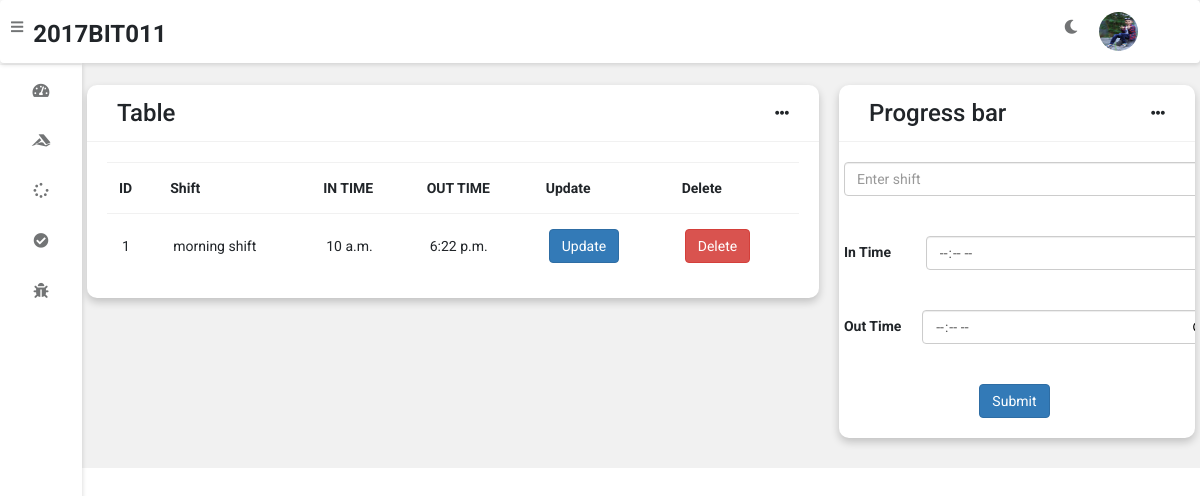
The app's page /mainapp/schedule (signed in), older data.
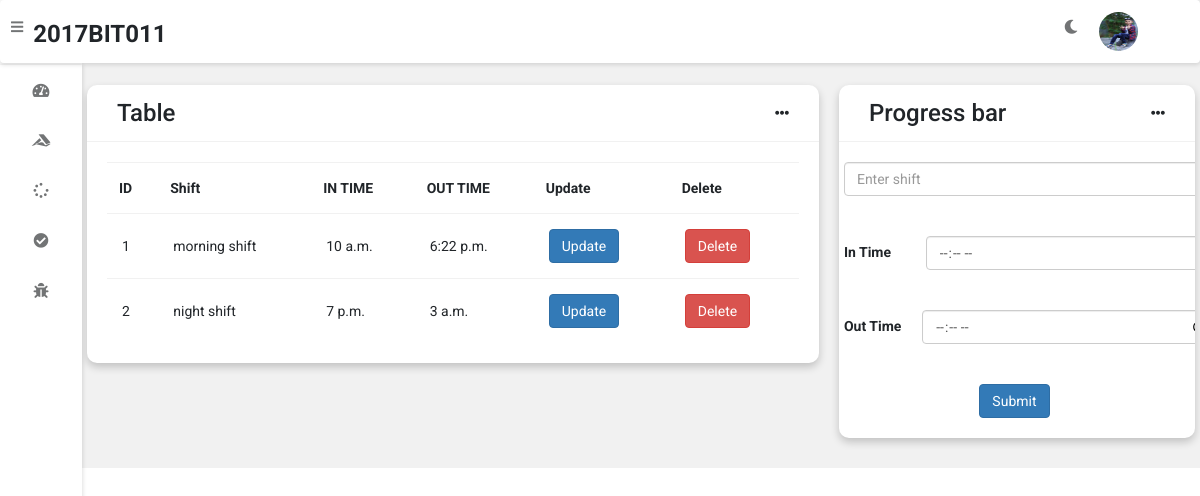
The same page, newer data.
### accounts/models.py (models this page shows, shortened)
class CustomUser(AbstractUser):
    username = None
    email = models.EmailField(_('email address'), unique=True , primary_key=True )
    USERNAME_FIELD = 'email'
    REQUIRED_FIELDS = []
    birth_date=models.DateTimeField(default=timezone.now)
    contact = models.IntegerField(validators=[MaxValueValidator(9999999999)], unique=False,default=0000000000,null=True, blank=True)
    gender = models.CharField(max_length=20,default='Male',null=True, blank=True)
    designation = models.CharField(max_length=20 , default = 'employee',null=True, blank=True)
    position = models.CharField(max_length=20 , default = 'employee',null=True, blank=True)
    Rate_per_day = models.IntegerField(default=500,null=True, blank=True)
    alloted_leave= models.IntegerField(default=10,null=True, blank=True)
    schedule = models.CharField(max_length=50,default = "10-6",null=True,blank=True)
    profile_pic = models.ImageField(null=True,blank=True,upload_to="images")
    objects = CustomUserManager()

### mainapp/models.py (models this page shows, shortened)
class Schedule(models.Model):
    intime = models.TimeField(auto_now=False, auto_now_add=False)
    outtime = models.TimeField(auto_now=False,auto_now_add=False)
    shift=models.CharField(max_length=20, default='dummy object')

### mainapp/views.py (the view)
# urls.py: path('schedule', views.schedule , name='schedule'),
@login_required(login_url='loginpage')
def schedule(request):
    obj = Schedule.objects.all()
    dict1={'obj':obj}
    return render(request,'schedule.html',dict1)

### mainapp/templates/Schedule.html (shortened to what this page needs)
{% extends 'admin-nav.html' %}
{% block content %}
	<div class="wrapper">
		<div class="row">
			<div class="col-8 col-m-12 col-sm-12">
				<div class="card">
					<div class="card-header">
						<h3>
							Table
						</h3>
						<i class="fas fa-ellipsis-h"></i>
					</div>
					<div class="card-content">
						<table>
							<thead>
								<tr>
									<th>ID</th>
									<th>Shift</th>
                                    <th>IN TIME</th>
                                    <th>OUT TIME</th>
                                    <th>Update</th>
                                    <th>Delete</th>
								</tr>
							</thead>
							<tbody>
								 {% for i in obj %}
                                <tr>
                                    <td>{{ i.id }}</td>
									<td>{{ i.shift}}</td>
                                    <td>{{ i.intime}}</td>
                                    <td>{{ i.outtime}}</td>
                                    <td><a href="{% url 'scheduleupdate' id=i.id %}"><button type="submit" class="btn btn-primary">Update</button></a></td>
                                    <td><a href="{% url 'scheduledelete' id=i.id %}" onclick="return confirm('Are you sure you want to delete this?')"><button type="submit" class="btn-danger btn">Delete</button></a></td>
								</tr>
                                {% endfor %}
							</tbody>
						</table>
					</div>
				</div>
			</div>
			<div class="col-4 col-m-12 col-sm-12">
				<div class="card">
					<div class="card-header">
						<h3>
							Progress bar
						</h3>
						<i class="fas fa-ellipsis-h"></i>
					</div>
					<div class="card-content">
						<div class="row">
			<form action="{% url 'addschedule' %}" class='form-inline'method="POST" id='myForm'>
                <div class="form-group ">
                    <input type="text" class="form-control " style="width: 400px;" id="shift" name='shift'  placeholder="Enter shift" required>
                </div>
				<br><br><br>
                 <label for="Intime ">In Time &nbsp&nbsp&nbsp&nbsp&nbsp&nbsp&nbsp&nbsp  </label>
                <div class="form-group ml-2">
                    <input type="time" class="form-control "style="width: 300px;" id="in_time" name='in_time'  placeholder="Enter in_time" required>
                </div>
				<br><br><br>
                <label for="Outtime">Out Time &nbsp&nbsp&nbsp&nbsp</label>
                <div class="form-group ">
                    <input type="time" class="form-control "style="width: 300px;" id="out_time" name='out_time'  placeholder="Enterout_time" required>
                </div>
				<br><br><br>
                    <button type="submit" class="btn btn-primary">Submit</button>
            </form>
		</div>
					</div>
				</div>
			</div>
		</div>
	</div>
	{% endblock %}

### accounts/templates/admin-nav.html (shortened to what this page needs)
<!DOCTYPE html>
{% load static %}
<html>
<head>
    <link rel="stylesheet" href="{% static 'css/login.css'%}">
	<link rel="stylesheet" type="text/css" href="https://cdnjs.cloudflare.com/ajax/libs/Chart.js/2.9.3/Chart.min.css">
	<link rel="stylesheet" type="text/css" href="{%static 'fontawesome-free/css/all.min.css'%}">
    <link rel="stylesheet" href="https://maxcdn.bootstrapcdn.com/bootstrap/3.4.1/css/bootstrap.min.css">
	<link rel="stylesheet" type="text/css" href="{% static 'css/style.css' %}">
</head>
<body class="overlay-scrollbar">
	<div class="navbar">
		<ul class="navbar-nav">
			<li class="nav-item">
				<a class="nav-link">
					<i class="fas fa-bars" onclick="collapseSidebar()"></i>
				</a>
			</li>
			<li class="nav-item">
			<h3><b>2017BIT011</b></h3>
			</li>
		</ul>
		<ul class="navbar-nav nav-right">
			<li class="nav-item mode">
				<a class="nav-link" href="#" onclick="switchTheme()">
					<i class="fas fa-moon dark-icon"></i>
				</a>
			</li>
			<li class="nav-item avt-wrapper">
				<div class="avt dropdown">
					<img src="{{request.user.profile_pic.url}}" alt="User image" class="dropdown-toggle" data-toggle="user-menu">
				</div>
			</li>
		</ul>
	</div>
{% if request.user.position == 'admin'%}
	<div class="sidebar">
		<ul class="sidebar-nav">
			<li class="sidebar-nav-item">
				<a href="{% url 'index' %}" class="sidebar-nav-link">
					<div>
						<i class="fas fa-tachometer-alt"></i>
					</div>
					<span>
						Dashboard
					</span>
				</a>
			</li>
			<li class="sidebar-nav-item">
				<a href="{% url 'employee-trans' %}" class="sidebar-nav-link ">
					<div>
						<i class="fab fa-accusoft"></i>
					</div>
					<span>New emploee</span>
				</a>
			</li>
			<li  class="sidebar-nav-item">
				<a href="{% url 'employees' %}" class="sidebar-nav-link">
					<div>
						<i class="fas fa-tasks"></i>
					</div>
					<span>Employess</span>
				</a>
			</li>
			<li  class="sidebar-nav-item">
				<a href="{% url 'project' %}" class="sidebar-nav-link">
					<div>
						<i class="fas fa-spinner"></i>
					</div>
					<span>Project</span>
				</a>
			</li>
			<li  class="sidebar-nav-item">
				<a href="{% url 'teams' %}" class="sidebar-nav-link">
					<div>
						<i class="fas fa-check-circle"></i>
					</div>
					<span>Teams</span>
				</a>
			</li>
			<li  class="sidebar-nav-item">
				<a href="{% url 'leaveadmin' %}" class="sidebar-nav-link">
					<div>
						<i class="fas fa-bug"></i>
					</div>
					<span>Leave applications</span>
				</a>
			</li>
			<li  class="sidebar-nav-item">
				<a href="{% url 'designation' %}" class="sidebar-nav-link">
					<div>
						<i class="fas fa-chart-line"></i>
					</div>
					<span>Designations</span>
				</a>
			</li>
			<li  class="sidebar-nav-item">
				<a href="{% url 'schedule' %}" class="sidebar-nav-link">
					<div>
						<i class="fas fa-book-open"></i>
					</div>
					<span>Schedules</span>
				</a>
			</li>
		</ul>
	</div>
	{% comment %} Team leader  {% endcomment %}
	{% elif request.user.position == 'Team member' or request.user.position == "employee"%}
	<div class="sidebar">
		<ul class="sidebar-nav">
			<li class="sidebar-nav-item">
				<a href="{% url 'index' %}" class="sidebar-nav-link">
					<div>
						<i class="fas fa-tachometer-alt"></i>
					</div>
				</a>
			</li>
			<li class="sidebar-nav-item">
				<a href="{% url 'taskassigned'%}" class="sidebar-nav-link ">
					<div>
						<i class="fab fa-accusoft"></i>
					</div>
				</a>
			</li>
			<li  class="sidebar-nav-item">
				<a href="#" class="sidebar-nav-link">
					<div>
						<i class="fas fa-spinner"></i>
					</div>
				</a>
			</li>
			<li  class="sidebar-nav-item">
				<a href="{% url 'teammember' %}" class="sidebar-nav-link">
					<div>
						<i class="fas fa-check-circle"></i>
					</div>
				</a>
			</li>
			<li  class="sidebar-nav-item">
				<a href="{% url 'leavemember' %}" class="sidebar-nav-link">
					<div>
						<i class="fas fa-bug"></i>
					</div>
				</a>
			</li>
		</ul>
	</div>
	{% endif %}
  {% block content %}
 {% endblock %}
</body>
</html>

### static/css/login.css (style rules this page uses)
* { margin: 0; padding: 0; box-sizing: border-box; user-select: none; }

### static/css/style.css (style rules this page uses)
:root { --primary-color: #4834d4; --success-color: #6ab04c; --warning-color: #f0932b; --danger-color: #eb4d4b; --light-color: #212529; --light-second-color: #727475; --light-background: #ffffff; --light-second-background: #f1f1f1; --dark-color: #909090; --dark-second-color: #f5f6fa; --dark-background: #23242D; --dark-second-background: #181818; }
.light { --main-bg-color: var(--light-background); --second-bg-color: var(--light-second-background); --main-color: var(--light-color); --second-color: var(--light-second-color); }
* { box-sizing: border-box; }
body { font-family: 'Roboto', sans-serif; background: var(--main-bg-color); color: var(--main-color); margin: 0; }
.navbar { display: flex; flex-direction: row; background: var(--main-bg-color); color: var(--main-color); position: fixed; top: 0; right: 0; left: 0; z-index: 101; box-shadow: rgba(0,0,0,0.12) 0px 1px 4px 1px; }
.navbar-nav { list-style: none; display: flex; flex-direction: row; padding-left: 0; margin-bottom: 0; margin-top: 0; }
.nav-link { float: left; text-align: center; padding: 21px 10px; text-decoration: none; font-size: 17px; color: var(--second-color); position: relative; }
.navbar-nav i { font-size: 1.4rem; }
.nav-right { margin-left: auto; }
.avt img { margin-right:50px; width: 39px; height: 39px; border-radius: 50%; }
.avt { padding: 11px }
.dropdown { position: relative; }
.wrapper { padding: 10px; margin-left: 82px; padding-top: 75px; background: var(--second-bg-color); transition: margin-left .5s; }
.sidebar { width: 82px; height: 100vh; position: fixed; margin-top: 65px; background: var(--main-bg-color); box-shadow: rgba(0,0,0,0.12) 0px 1px 4px 1px; overflow: hidden; z-index: 100; transition: width .5s; }
.sidebar-nav { list-style: none; padding: 0; margin: 0; display: flex; flex-direction: column; align-items: center; height: 100vh; }
.sidebar-nav-item { width: 100%; }
.sidebar-nav-link { display: flex; align-items: center; color: var(--main-color); text-decoration: none; }
.sidebar-nav-link i { font-size: 1.5rem; color: var(--second-color); position: absolute; left: 50%; top: 50%; transform: translate(-50%, -50%); }
.sidebar-nav-link div { min-width: 82px; height: 50px; position: relative; }
.row { display: flex; flex-wrap: wrap; flex-direction: row; }
.row:after, .row:before { box-sizing: border-box; }
[class*="col-"] { padding: 10px; }
@media only screen and (min-width: 600px) { .col-sm-12 { width: 100%; } }
@media only screen and (min-width: 768px) { .col-m-12 { width: 100%; } }
@media only screen and (min-width: 992px) { .col-4 { width: 33.33%; } }
@media only screen and (min-width: 992px) { .col-8 { width: 66.66%; } }
.card { background: var(--main-bg-color); color: var(--main-color); border-radius: 10px; margin-bottom: 10px; box-shadow: 0 4px 8px 0 rgba(0,0,0,0.2); }
.card-header { padding: 15px 30px; border-bottom: 1px solid var(--second-bg-color); position: relative; }
.card-header i { color: var(--main-color); position: absolute; right: 30px; top: 50%; transform: translateY(-50%); }
.card-header h3 { margin: 0; }
.card-content { padding: 20px; overflow-x: auto; }
table { border-collapse: collapse; width: 100%; }
table td { border-top: 1px solid var(--second-bg-color); padding: 15px; }
table th { border-top: 1px solid var(--second-bg-color); border-bottom: 1px solid var(--second-bg-color); padding: 15px 12px; text-align: left; }

Row changes from the older to the newer data that the page shows:
added Schedule: id "2", shift "night shift", intime "7 p.m.", outtime "3 a.m."
